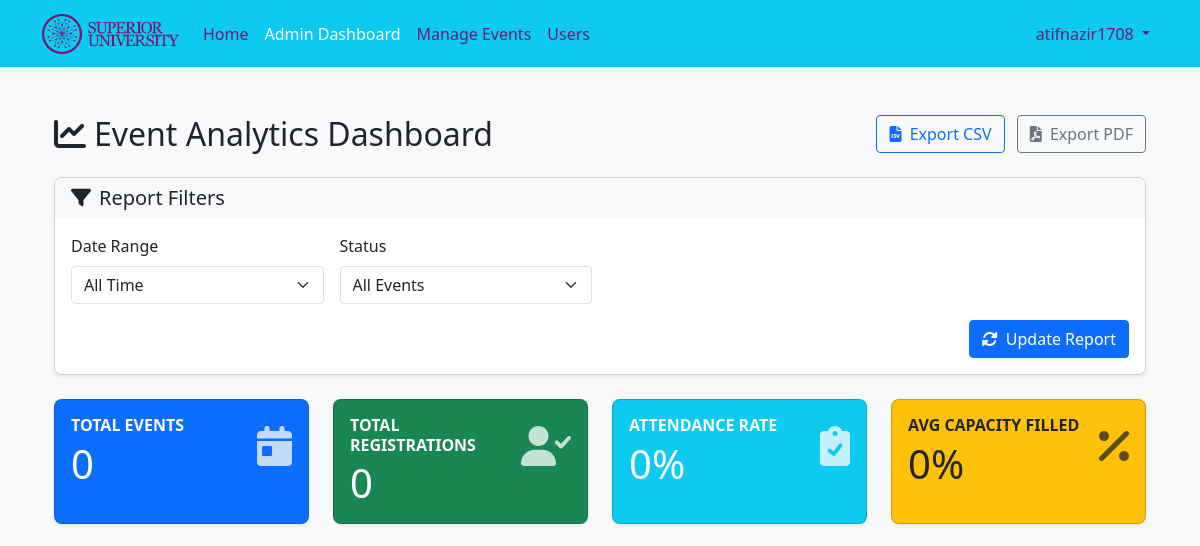
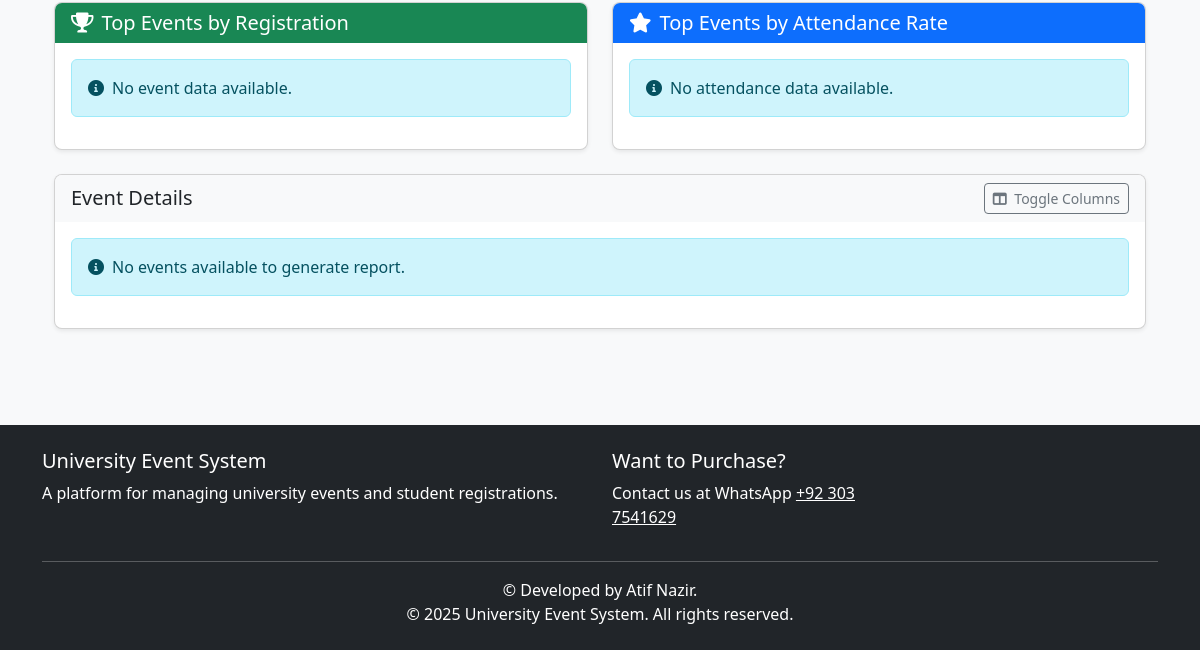
The app's page /admin/reports (signed in), older data (2 pictures, top to bottom).
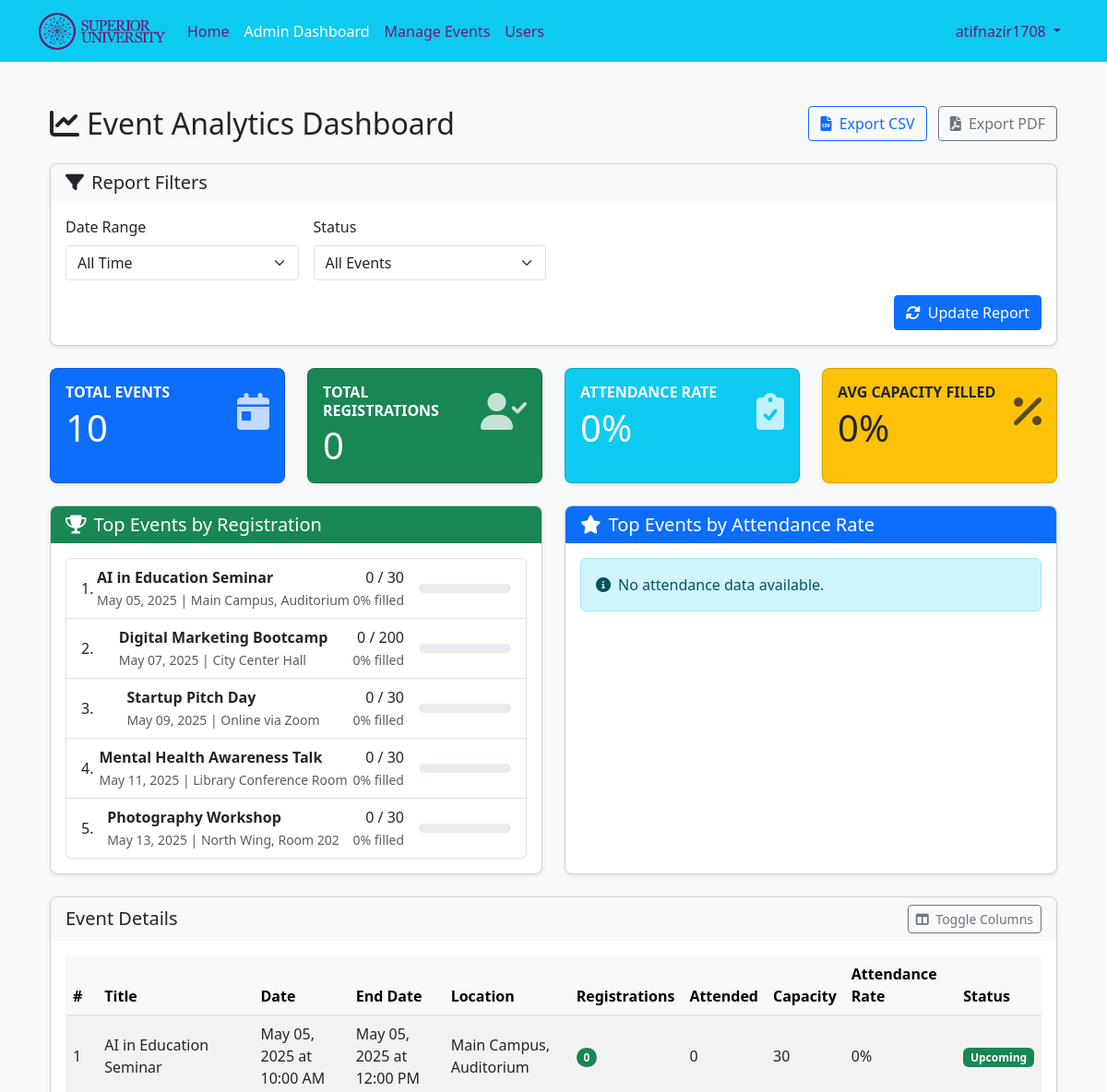
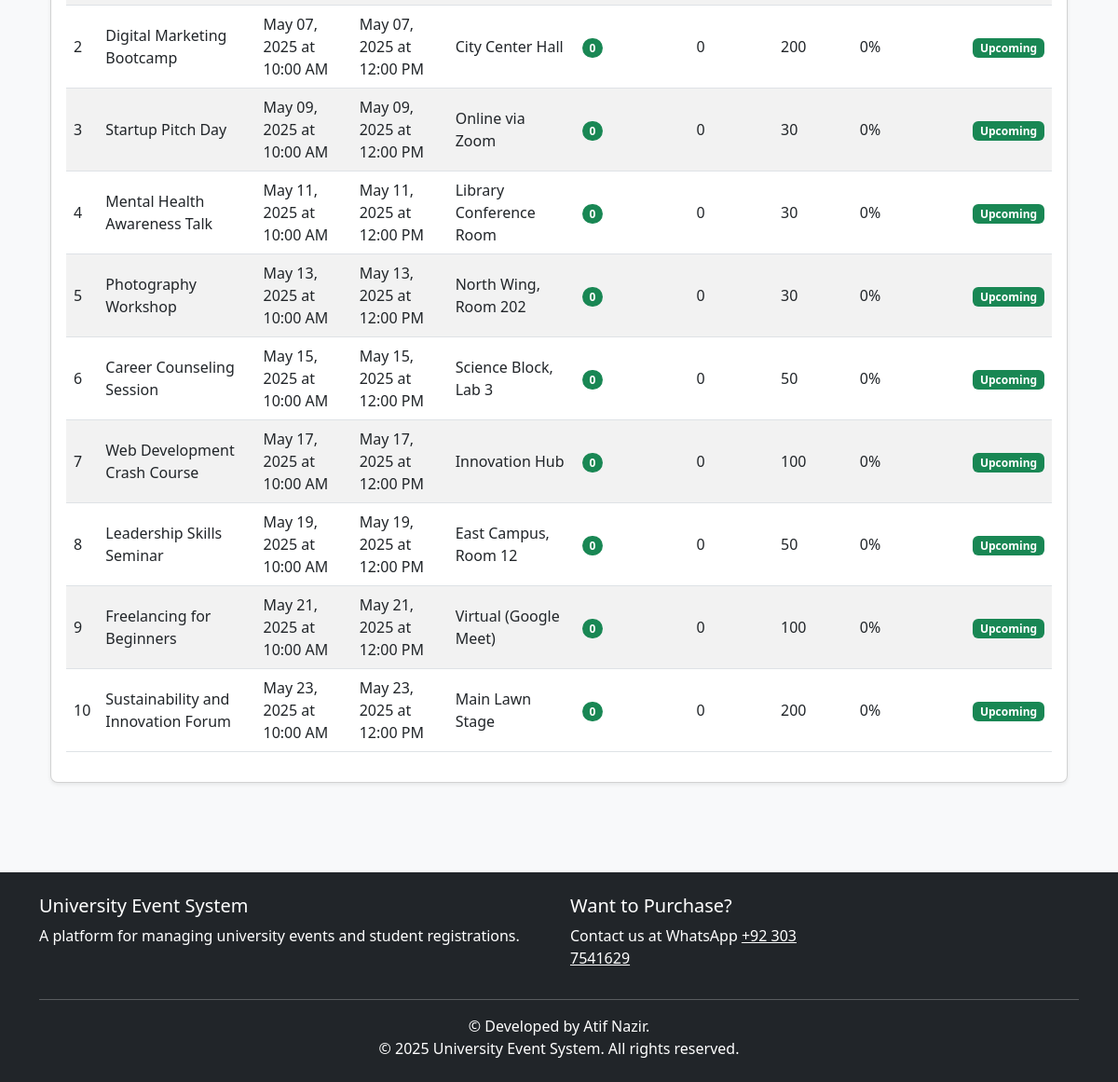
The same page, newer data (2 pictures, top to bottom).
### app/models.py (models this page shows, shortened)
class Event(db.Model):
    id = db.Column(db.Integer, primary_key=True)
    title = db.Column(db.String(100), nullable=False)
    description = db.Column(db.Text, nullable=False)
    date = db.Column(db.DateTime, nullable=False)  # Start Date
    end_date = db.Column(db.DateTime, nullable=True)
    registration_deadline = db.Column(db.DateTime, nullable=True)  # New Field
    location = db.Column(db.String(100), nullable=False)
    max_participants = db.Column(db.Integer, nullable=False)
    created_at = db.Column(db.DateTime, default=datetime.utcnow)
    updated_at = db.Column(db.DateTime, default=datetime.utcnow, onupdate=datetime.utcnow)
    registrations = db.relationship('Registration', backref='event', lazy=True, cascade="all, delete-orphan")
    @property
    def registration_count(self):
        return Registration.query.filter_by(event_id=self.id).count()
    @property
    def is_full(self):
        return self.registration_count >= self.max_participants
    @property
    def status(self):
        now = get_local_time()  # Use local time instead of UTC
        if self.registration_deadline and self.registration_deadline < now:
            return 'Deadline Passed'
        if self.has_ended:
            return 'Ended'
        if self.date > now:
            return 'Upcoming'
        return 'Ongoing'

### app/routes/admin.py (the view, shortened to what this page needs)
@admin.route('/reports')
@login_required
@admin_required
def reports():
    date_range = request.args.get('date_range', 'all')
    status = request.args.get('status', 'all')
    start_date_str = request.args.get('start_date')
    end_date_str = request.args.get('end_date')
    start_date = None
    end_date = None
    today = datetime.utcnow().date()
    if date_range == 'thisMonth':
        start_date = datetime(today.year, today.month, 1)
        last_day = calendar.monthrange(today.year, today.month)[1]
        end_date = datetime(today.year, today.month, last_day, 23, 59, 59)
    elif date_range == 'thisYear':
        start_date = datetime(today.year, 1, 1)
        end_date = datetime(today.year, 12, 31, 23, 59, 59)
    filters = []
    if start_date and end_date:
        filters.append(Event.date >= start_date)
        filters.append(Event.date <= end_date)
    query = Event.query
    if filters:
        query = query.filter(*filters)
    events = query.all()
    top_events = sorted(events, key=lambda e: e.registration_count, reverse=True)[:5]
    top_attendance_events = []
    for event in events:
        total_registered = event.registration_count
    top_attendance_events = sorted(
        top_attendance_events,
        key=lambda e: (e.attended_count / e.registration_count),
        reverse=True
    )[:5]
    total_events = len(events)
    total_registrations = sum(event.registration_count for event in events)
    total_attended = sum(getattr(event, 'attended_count', 0) for event in events)
    attendance_rate = 0
    if total_registrations > 0:
        attendance_rate = round((total_attended / total_registrations) * 100)
    avg_capacity = 0
    if total_events > 0:
        total_capacity_percentage = sum(
            min(event.registration_count / event.max_participants * 100, 100)
            for event in events
        )
        avg_capacity = round(total_capacity_percentage / total_events)
    trend_dates = []
    registration_trends = []
    return render_template('admin/reports.html',
                          events=events,
                          top_events=top_events,
                          top_attendance_events=top_attendance_events,
                          total_events=total_events,
                          total_registrations=total_registrations,
                          total_attended=total_attended,
                          attendance_rate=attendance_rate,
                          avg_capacity=avg_capacity,
                          trend_dates=trend_dates,
                          registration_trends=registration_trends,
                          date_range=date_range,
                          status=status,
                          start_date=start_date_str,
                          end_date=end_date_str)

### app/models.py (called while the page is built)
def get_local_time():
    utc_now = datetime.utcnow()
    local_tz = pytz.timezone('Asia/Karachi')
    local_now = utc_now.replace(tzinfo=pytz.utc).astimezone(local_tz)
    return local_now.replace(tzinfo=None)

@login_manager.user_loader
def load_user(user_id):
    return User.query.get(int(user_id))

    def is_admin(self):
        return self.role == 'admin'

### app/routes/admin.py (called while the page is built)
def get_new_registration_count():
    return Registration.query.filter_by(admin_viewed=False).count()

@admin.context_processor
def inject_new_registration_count():
    if current_user.is_authenticated and current_user.is_admin():
        return {'new_registration_count': get_new_registration_count()}
    return {'new_registration_count': 0}

### app/utils/helpers.py (called while the page is built)
def admin_required(f):
    @wraps(f)  # Add this line to preserve the original function name
    def decorated_function(*args, **kwargs):
        if not current_user.is_admin():
            abort(403)  # Forbidden if not an admin
        return f(*args, **kwargs)
    return decorated_function

### app/templates/admin/reports.html (shortened to what the changed rows need)
{% extends "base.html" %}
{% block content %}
<div class="container-fluid mt-4">
    <div class="row mb-4">
        <div class="col-md-12 d-flex justify-content-between align-items-center">
            <h2 class="mb-0"><i class="fas fa-chart-line me-2"></i>Event Analytics Dashboard</h2>
        </div>
    </div>
    <div class="row mb-4">
        <div class="col-md-3">
            <div class="card bg-primary text-white shadow-sm h-100">
                <div class="card-body">
                    <div class="d-flex justify-content-between align-items-start">
                        <div>
                            <h6 class="text-uppercase fw-bold mb-1">Total Events</h6>
                            <h2 class="display-6 mb-0">{{ total_events }}</h2>
                        </div>
                    </div>
                </div>
            </div>
        </div>
        <div class="col-md-3">
            <div class="card bg-success text-white shadow-sm h-100">
                <div class="card-body">
                    <div class="d-flex justify-content-between align-items-start">
                        <div>
                            <h2 class="display-6 mb-0">{{ total_registrations }}</h2>
                        </div>
                    </div>
                </div>
            </div>
        </div>
        <div class="col-md-3">
            <div class="card bg-info text-white shadow-sm h-100">
                <div class="card-body">
                    <div class="d-flex justify-content-between align-items-start">
                        <div>
                            <h2 class="display-6 mb-0">{{ attendance_rate }}%</h2>
                        </div>
                    </div>
                </div>
            </div>
        </div>
        <div class="col-md-3">
            <div class="card bg-warning text-dark shadow-sm h-100">
                <div class="card-body">
                    <div class="d-flex justify-content-between align-items-start">
                        <div>
                            <h2 class="display-6 mb-0">{{ avg_capacity }}%</h2>
                        </div>
                    </div>
                </div>
            </div>
        </div>
    </div>
    <div class="row mb-4">
        <div class="col-md-6">
            <div class="card shadow-sm h-100">
                <div class="card-body">
                    {% if top_events %}
                    <ol class="list-group list-group-numbered">
                        {% for event in top_events %}
                        <li class="list-group-item d-flex justify-content-between align-items-center">
                            <div>
                                <strong>{{ event.title }}</strong>
                                <br>
                                <small class="text-muted">{{ event.date.strftime('%b %d, %Y') }} | {{ event.location }}</small>
                            </div>
                            <div class="d-flex align-items-center">
                                <div class="me-3 text-end">
                                    <span class="d-block">{{ event.registration_count }} / {{ event.max_participants }}</span>
                                    <small class="text-muted">{{ ((event.registration_count / event.max_participants) * 100)|round|int }}% filled</small>
                                </div>
                                <div class="progress" style="width: 100px; height: 10px;">
                                </div>
                            </div>
                        </li>
                        {% endfor %}
                    </ol>
                    {% else %}
                    <div class="alert alert-info">
                        <i class="fas fa-info-circle me-2"></i>No event data available.
                    </div>
                    {% endif %}
                </div>
            </div>
        </div>
    </div>
    <div class="row mb-4">
        <div class="col-md-12">
            <div class="card shadow-sm">
                <div class="card-body">
                    {% if events %}
                    <div class="table-responsive">
                        <table class="table table-striped table-hover align-middle" id="eventsTable">
                            <thead class="table-light">
                                <tr>
                                    <th>#</th>
                                    <th>Title</th>
                                    <th>Date</th>
                                    <th class="optional-column">End Date</th>
                                    <th>Location</th>
                                    <th>Registrations</th>
                                    <th class="optional-column">Attended</th>
                                    <th>Capacity</th>
                                    <th class="optional-column">Attendance Rate</th>
                                    <th>Status</th>
                                </tr>
                            </thead>
                            <tbody>
                                {% for event in events %}
                                <tr>
                                    <td>{{ loop.index }}</td>
                                    <td>{{ event.title }}</td>
                                    <td>{{ event.date.strftime('%b %d, %Y at %I:%M %p') }}</td>
                                    <td class="optional-column">{{ event.end_date.strftime('%b %d, %Y at %I:%M %p') if event.end_date else 'N/A' }}</td>
                                    <td>{{ event.location }}</td>
                                    <td>
                                        <span class="badge rounded-pill
                                            {% if event.is_full %}bg-danger
                                            {% elif event.registration_count > event.max_participants * 0.8 %}bg-warning text-dark
                                            {% else %}bg-success
                                            {% endif %}">
                                            {{ event.registration_count }}
                                        </span>
                                    </td>
                                    <td class="optional-column">{{ event.attended_count|default(0) }}</td>
                                    <td>{{ event.max_participants }}</td>
                                    <td class="optional-column">
                                        {% if event.registration_count > 0 %}
                                            {{ ((event.attended_count|default(0) / event.registration_count) * 100)|round|int }}%
                                        {% else %}
                                            0%
                                        {% endif %}
                                    </td>
                                    <td>
                                        {% if event.status == 'Ended' %}
                                            <span class="badge bg-secondary">Ended</span>
                                        {% elif event.status == 'Ongoing' %}
                                            <span class="badge bg-primary">Ongoing</span>
                                        {% else %}
                                            <span class="badge bg-success">Upcoming</span>
                                        {% endif %}
                                    </td>
                                </tr>
                                {% endfor %}
                            </tbody>
                        </table>
                    </div>
                    {% else %}
                    <div class="alert alert-info">
                        <i class="fas fa-info-circle me-2"></i>No events available to generate report.
                    </div>
                    {% endif %}
                </div>
            </div>
        </div>
    </div>
</div>
{% endblock %}

Row changes from the older to the newer data that the page shows:
added Event: title "AI in Education Seminar", date "May 05, 2025", location "Main Campus, Auditorium", registration_count "0", max_participants "30", max_participants "0", date "May 05, 2025 at 10:00 AM", end_date "May 05, 2025 at 12:00 PM", attended_count "0", shows "0%", shows "Upcoming"
added Event: title "Digital Marketing Bootcamp", date "May 07, 2025", location "City Center Hall", registration_count "0", max_participants "200", max_participants "0", date "May 07, 2025 at 10:00 AM", end_date "May 07, 2025 at 12:00 PM", attended_count "0", shows "0%", shows "Upcoming"
added Event: title "Startup Pitch Day", date "May 09, 2025", location "Online via Zoom", registration_count "0", max_participants "30", max_participants "0", date "May 09, 2025 at 10:00 AM", end_date "May 09, 2025 at 12:00 PM", attended_count "0", shows "0%", shows "Upcoming"
added Event: title "Mental Health Awareness Talk", date "May 11, 2025", location "Library Conference Room", registration_count "0", max_participants "30", max_participants "0", date "May 11, 2025 at 10:00 AM", end_date "May 11, 2025 at 12:00 PM", attended_count "0", shows "0%", shows "Upcoming"
added Event: title "Photography Workshop", date "May 13, 2025", location "North Wing, Room 202", registration_count "0", max_participants "30", max_participants "0", date "May 13, 2025 at 10:00 AM", end_date "May 13, 2025 at 12:00 PM", attended_count "0", shows "0%", shows "Upcoming"
added Event: title "Career Counseling Session", date "May 15, 2025 at 10:00 AM", end_date "May 15, 2025 at 12:00 PM", location "Science Block, Lab 3", registration_count "0", attended_count "0", max_participants "50", shows "0%", shows "Upcoming", shown under "Event Details"
added Event: title "Web Development Crash Course", date "May 17, 2025 at 10:00 AM", end_date "May 17, 2025 at 12:00 PM", location "Innovation Hub", registration_count "0", attended_count "0", max_participants "100", shows "0%", shows "Upcoming", shown under "Event Details"
added Event: title "Leadership Skills Seminar", date "May 19, 2025 at 10:00 AM", end_date "May 19, 2025 at 12:00 PM", location "East Campus, Room 12", registration_count "0", attended_count "0", max_participants "50", shows "0%", shows "Upcoming", shown under "Event Details"
added Event: title "Freelancing for Beginners", date "May 21, 2025 at 10:00 AM", end_date "May 21, 2025 at 12:00 PM", location "Virtual (Google Meet)", registration_count "0", attended_count "0", max_participants "100", shows "0%", shows "Upcoming", shown under "Event Details"
added Event: title "Sustainability and Innovation Forum", date "May 23, 2025 at 10:00 AM", end_date "May 23, 2025 at 12:00 PM", location "Main Lawn Stage", registration_count "0", attended_count "0", max_participants "200", shows "0%", shows "Upcoming", shown under "Event Details"
Text that changed along with them:
{{ total_events }}: "0" → "10"
text no longer shown: "No event data available. No events available to generate report."
text now shown: "# Title Date End Date Location Registrations Attended Capacity Attendance Rate Status"
